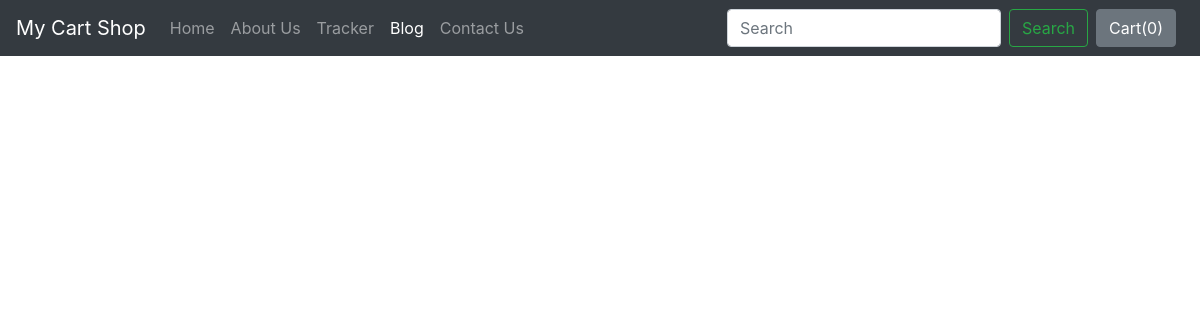
The app's page /Blog/, older data.
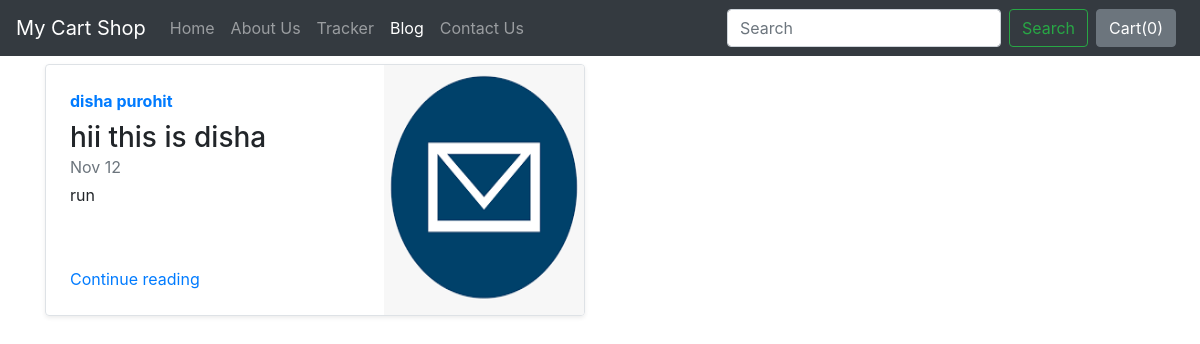
The same page, newer data.
### Blog/models.py (models this page shows)
class Blogpost(models.Model):
    post_id = models.AutoField(primary_key=True)
    title = models.CharField(max_length=50)
    head0 = models.CharField(max_length=500, default=" ")
    chead0 = models.CharField(max_length=5000, default=" ")
    head1 = models.CharField(max_length=500, default=" ")
    chead1 = models.CharField(max_length=5000, default=" ")
    head2 = models.CharField(max_length=500, default=" ")
    chead2 = models.CharField(max_length=5000, default=" ")
    pub_date = models.DateField()
    thumbnail = models.ImageField(upload_to='Shop/images', default=" ")
    def __str__(self):
        return self.title

### Blog/views.py (the view)
# urls.py: path("", views.index, name="blogHome"),
def index(request):
    myposts=Blogpost.objects.all()
    print(myposts)
    return render(request, 'Blog/index.html',{'myposts':myposts})

### Blog/Templates/Blog/index.html (shortened to what this page needs)
{% extends 'Blog/basic.html' %}
{% block body %}
<div class="container">
<div class="row my-2">
    {% for item in myposts %}
        <div class="col-md-6">
            <div
                class="row no-gutters border rounded overflow-hidden flex-md-row mb-4 shadow-sm h-md-250 position-relative">
                <div class="col p-4 d-flex flex-column position-static">
                    <strong class="d-inline-block mb-2 text-primary">{{item.head0}}</strong>
                    <h3 class="mb-0">{{item.title}}</h3>
                    <div class="mb-1 text-muted">Nov 12</div>
                    <p class="card-text mb-auto">{{item.head1}}</p>
                    <a href="blogpost/{{item.post_id}}" class="stretched-link">Continue reading</a>
                </div>
                <div class="col-auto d-none d-lg-block">
                    <img src="/media/{{item.thumbnail}}" class="bd-placeholder-img" width="200" height="250"
                        aria-label="Placeholder: Thumbnail"/>
                </div>
            </div>
        </div>
    {% endfor %}
</div>
{% endblock %}

### Blog/Templates/Blog/basic.html (shortened to what this page needs)
<!doctype html>
<html lang="en">
  <head>
    <link rel="stylesheet" href="https://stackpath.bootstrapcdn.com/bootstrap/4.2.1/css/bootstrap.min.css">
  </head>
  <body>
    <nav class="navbar navbar-expand-lg navbar-dark bg-dark">
  <a class="navbar-brand" href="/Shop">My Cart Shop</a>
  <div class="collapse navbar-collapse" id="navbarSupportedContent">
    <ul class="navbar-nav mr-auto">
      <li class="nav-item">
        <a class="nav-link" href="/Shop">Home <span class="sr-only">(current)</span></a>
      </li>
      <li class="nav-item">
        <a class="nav-link" href="/Shop/about">About Us</a>
      </li>
      <li class="nav-item">
        <a class="nav-link" href="/Shop/tracker">Tracker</a>
      </li>
      <li class="nav-item active">
        <a class="nav-link" href="/Blog">Blog</a>
      </li>
       <li class="nav-item">
        <a class="nav-link" href="/Shop/contact">Contact Us</a>
      </li>
    </ul>
    <form class="form-inline my-2 my-lg-0">
      <input class="form-control mr-sm-2" type="search" placeholder="Search" aria-label="Search">
      <button class="btn btn-outline-success my-2 my-sm-0" type="submit">Search</button>
    </form>
    <button type="button" class="btn btn-secondary mx-2" id="popcart" data-container="body" data-toggle="popover" data-placement="bottom" data-html="true" data-content="Vivamus
sagittis lacus vel augue laoreet rutrum faucibus.">
  Cart(<span id="cart">0</span>)
</button>
  </div>
</nav>
  {% block body %} {% endblock %}
  </body>
</html>

Row changes from the older to the newer data that the page shows:
added Blogpost: head0 "disha purohit", title "hii this is disha", head1 "run", thumbnail (picture)
